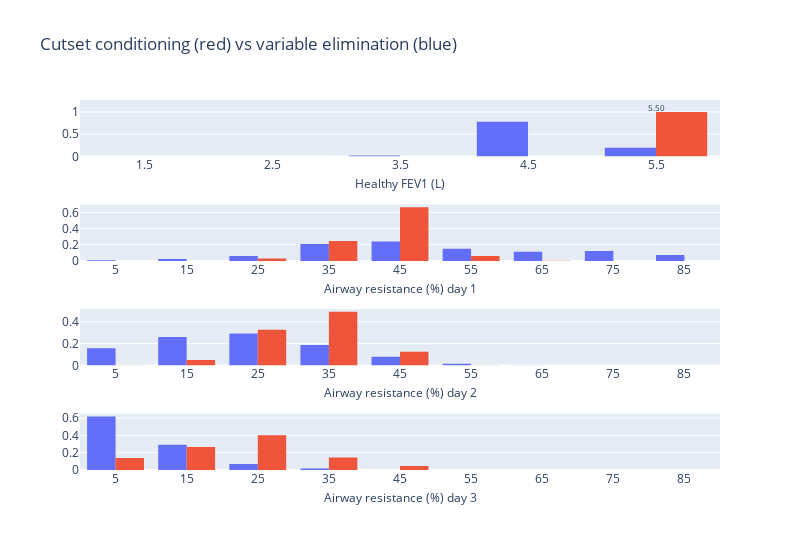

Here is the notebook cell this chart was saved with:
### Code cell
fig = make_subplots(rows=4, cols=1, vertical_spacing=0.13)
# Add HFEV1
ih.plot_histogram(fig, HFEV1, res[HFEV1.name].values, HFEV1.a, HFEV1.b, 1, 1, annot=False)
ih.plot_histogram(fig, AR, res[AR_vars[0].name].values, AR.a, AR.b, 2, 1, annot=False)
ih.plot_histogram(fig, AR, res[AR_vars[1].name].values, AR.a, AR.b, 3, 1, annot=False)
ih.plot_histogram(fig, AR, res[AR_vars[2].name].values, AR.a, AR.b, 4, 1, annot=False)

# Add HFEV1
ih.plot_histogram(fig, HFEV1, p_M_given_D_full, HFEV1.a, HFEV1.b, 1, 1, title=HFEV1.name)
ih.plot_histogram(fig, AR, AR_dist_given_M_matrix[0, :, 0], AR.a, AR.b, 2, 1, title=f"{AR.name} day 1", annot=False)
ih.plot_histogram(fig, AR, AR_dist_given_M_matrix[1, :, 0], AR.a, AR.b, 3, 1, title=f"{AR.name} day 2", annot=False)
ih.plot_histogram(fig, AR, AR_dist_given_M_matrix[2, :, 0], AR.a, AR.b, 4, 1, title=f"{AR.name} day 3", annot=False)

# Set colour for first 3 traces to blue, and last 3 to red
for i in range(4):
    fig.data[i].marker.color = "#636EFA"
    fig.data[i+4].marker.color = "#EF553B"
# Reduce x axis title font size
fig.update_xaxes(title_font=dict(size=12), title_standoff=7)

# Hide legend
title="Cutset conditioning (red) vs variable elimination (blue)"
fig.update_layout(showlegend=False, height=550, width=800, title=title)
fig.show()

### Figure 1 — Plotly figure (JSON) as saved in the notebook; plotly's stock layout.template omitted (floating-point values rounded to 4 significant figures)
{"data": [{"histfunc": "sum", "marker": {"color": "#636EFA"}, "type": "histogram", "x": [1, 2, 3, 4, 5], "xaxis": "x", "xbins": {"end": 6, "size": 1, "start": 1}, "y": [0, 0, 0.02185, 0.7803, 0.1978], "yaxis": "y"}, {"histfunc": "sum", "marker": {"color": "#636EFA"}, "type": "histogram", "x": [0, 10, 20, 30, 40, 50, 60, 70, 80], "xaxis": "x2", "xbins": {"end": 90, "size": 10, "start": 0}, "y": [0.007277, 0.02419, 0.06159, 0.2097, 0.2399, 0.1502, 0.1126, 0.1215, 0.07305], "yaxis": "y2"}, {"histfunc": "sum", "marker": {"color": "#636EFA"}, "type": "histogram", "x": [0, 10, 20, 30, 40, 50, 60, 70, 80], "xaxis": "x3", "xbins": {"end": 90, "size": 10, "start": 0}, "y": [0.1585, 0.2601, 0.2929, 0.1888, 0.0801, 0.01691, 0.001887, 0.0007844, 4.149e-05], "yaxis": "y3"}, {"histfunc": "sum", "marker": {"color": "#636EFA"}, "type": "histogram", "x": [0, 10, 20, 30, 40, 50, 60, 70, 80], "xaxis": "x4", "xbins": {"end": 90, "size": 10, "start": 0}, "y": [0.6201, 0.2927, 0.06975, 0.01666, 0.0007568, 0, 0, 0, 0], "yaxis": "y4"}, {"histfunc": "sum", "marker": {"color": "#EF553B"}, "type": "histogram", "x": [1, 2, 3, 4, 5], "xaxis": "x", "xbins": {"end": 6, "size": 1, "start": 1}, "y": [0, 0, 0, 0, 1], "yaxis": "y"}, {"histfunc": "sum", "marker": {"color": "#EF553B"}, "type": "histogram", "x": [0, 10, 20, 30, 40, 50, 60, 70, 80], "xaxis": "x2", "xbins": {"end": 90, "size": 10, "start": 0}, "y": [7.149e-07, 7.067e-05, 0.03021, 0.2451, 0.6614, 0.05984, 0.003318, 7.897e-05, 2.153e-07], "yaxis": "y2"}, {"histfunc": "sum", "marker": {"color": "#EF553B"}, "type": "histogram", "x": [0, 10, 20, 30, 40, 50, 60, 70, 80], "xaxis": "x3", "xbins": {"end": 90, "size": 10, "start": 0}, "y": [0.003078, 0.05051, 0.3264, 0.4914, 0.1255, 0.003016, 1.751e-05, 0, 0], "yaxis": "y3"}, {"histfunc": "sum", "marker": {"color": "#EF553B"}, "type": "histogram", "x": [0, 10, 20, 30, 40, 50, 60, 70, 80], "xaxis": "x4", "xbins": {"end": 90, "size": 10, "start": 0}, "y": [0.1396, 0.2671, 0.4019, 0.1437, 0.04769, 0, 0, 0, 0], "yaxis": "y4"}], "layout": {"annotations": [{"font": {"size": 8}, "showarrow": false, "text": "5.50", "x": 5.5, "xref": "x", "y": 1.1, "yref": "y"}], "height": 550, "showlegend": false, "title": {"text": "Cutset conditioning (red) vs variable elimination (blue)"}, "width": 800, "xaxis": {"anchor": "y", "domain": [0, 1], "nticks": 20, "range": [1, 6], "title": {"font": {"size": 12}, "standoff": 7, "text": "Healthy FEV1 (L)"}}, "xaxis2": {"anchor": "y2", "domain": [0, 1], "nticks": 20, "range": [0, 90], "title": {"font": {"size": 12}, "standoff": 7, "text": "Airway resistance (%) day 1"}}, "xaxis3": {"anchor": "y3", "domain": [0, 1], "nticks": 20, "range": [0, 90], "title": {"font": {"size": 12}, "standoff": 7, "text": "Airway resistance (%) day 2"}}, "xaxis4": {"anchor": "y4", "domain": [0, 1], "nticks": 20, "range": [0, 90], "title": {"font": {"size": 12}, "standoff": 7, "text": "Airway resistance (%) day 3"}}, "yaxis": {"anchor": "x", "domain": [0.8475, 1]}, "yaxis2": {"anchor": "x2", "domain": [0.565, 0.7175]}, "yaxis3": {"anchor": "x3", "domain": [0.2825, 0.435]}, "yaxis4": {"anchor": "x4", "domain": [0, 0.1525]}}}
